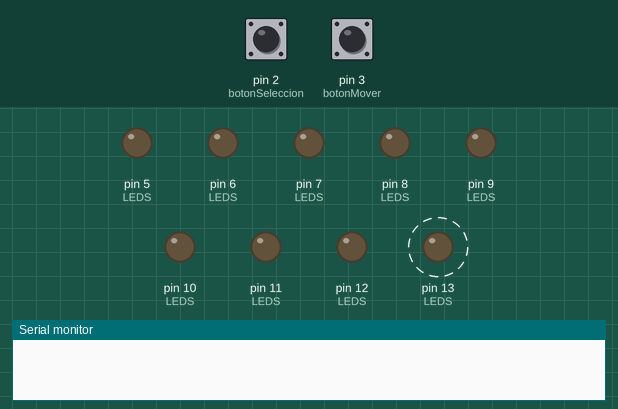
Recording of a sketch running on a simulated Arduino Uno, built with avr-gcc and run on an emulated ATmega328P. Shown: output pins drawn as LEDs (lit = HIGH), the last lines printed to the serial monitor. Dashed ring = blinking. The inputs (shaded band) are chosen by the test bench; at power-on: pin 2 (botonSeleccion) LOW, pin 3 (botonMover) LOW.

Above: at 0.9 s.
1.3 s: pin 2 (botonSeleccion) pulled HIGH for 3.2 s
At 3.2 s:
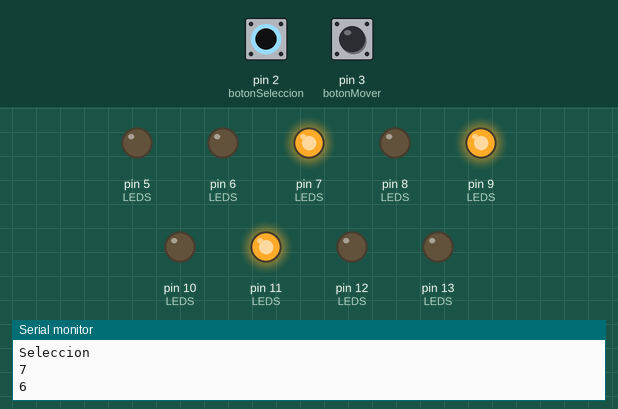
6.0 s: pin 3 (botonMover) pulled HIGH for 3.2 s
At 7.4 s:
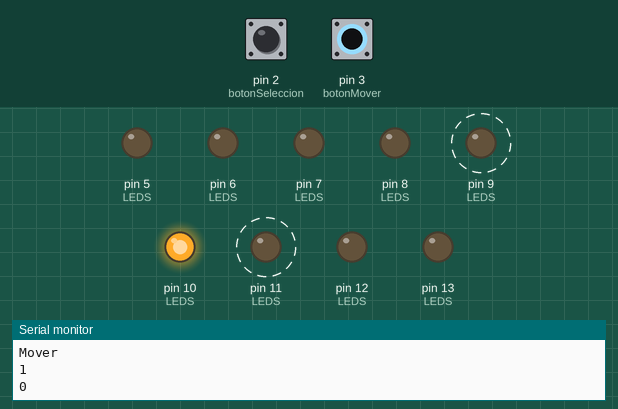
10.7 s: pin 2 (botonSeleccion) pulled HIGH for 0.25 s
At 11.4 s:
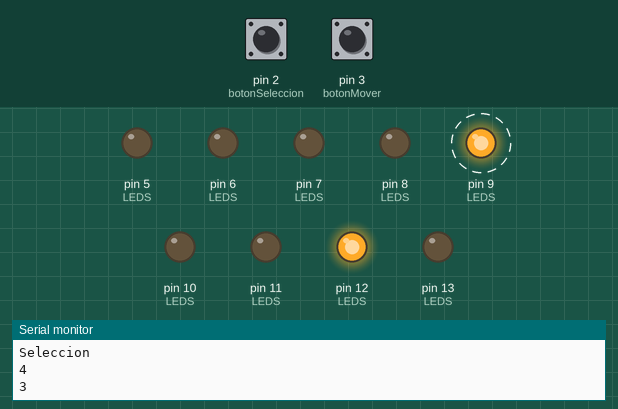
13.9 s: pin 3 (botonMover) pulled HIGH for 0.25 s
At 14.61 s:
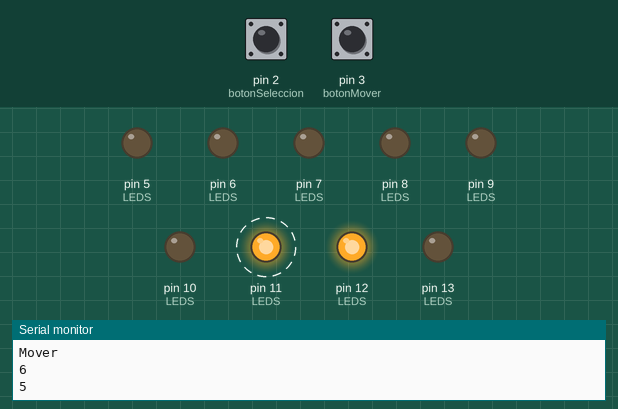
16.9 s: pin 2 (botonSeleccion) pulled HIGH for 1 s
At 18.21 s:
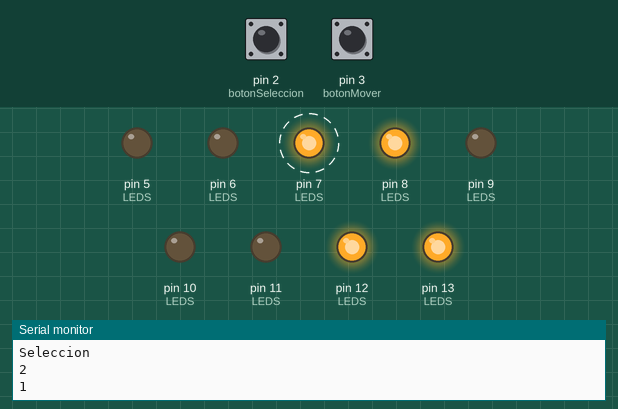
19.9 s: pin 3 (botonMover) pulled HIGH for 1 s
At 21.01 s:
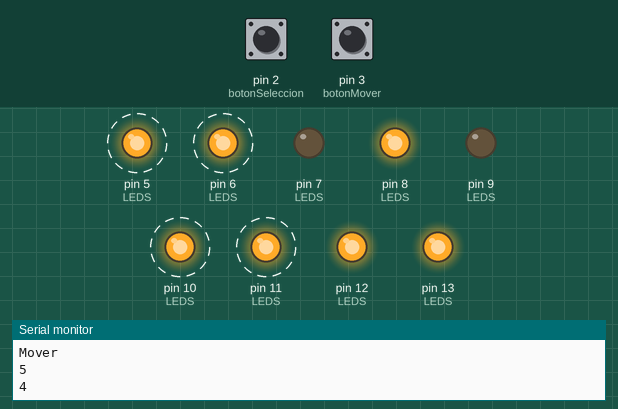
Timing chart, 0 to 24.2 s (numbered marks = the images above; inputs shaded):
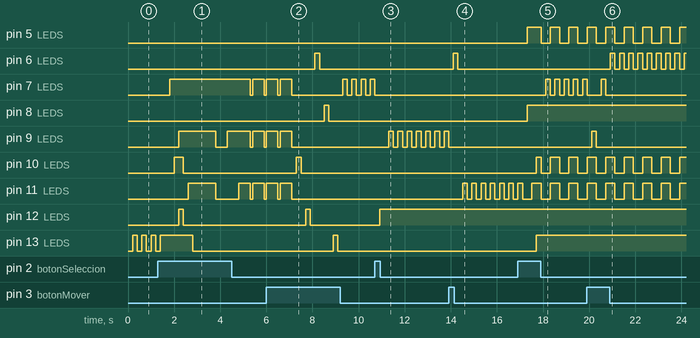

The sketch:

proyectoSisDigitales.ino
```cpp
//Definir variables
int posicionSeleccionada = 0;
int posicionPrevia = 0;

int jugador = 1;


int botonSeleccion = 2;
int valorBotonSeleccion = LOW;
int botonMover = 3;
int valorBotonMover = LOW;

//Temporizadores
// Para el jugador
unsigned long temporizadorJugador = 0;
// Para la seleccion
unsigned long temporizadorSeleccion = 0;

int cicloSeleccion = LOW;
int cicloJugador = LOW;

//Led 0 es la esquina superior izquierda
int L0 = 13;
int L1 = 10;
int L2 = 7;
int L3 = 12;
int L4 = 9;
int L5 = 6;
int L6 = 11;
int L7 = 8;
int L8 = 5;

//Arreglo de leds y de tablero
int LEDS [9] = {L0,L1,L2,L3,L4,L5,L6,L7,L8};
int tablero [9] = {0,0,0,0,0,0,0,0,0};

int obtenerPosicionLED (int posicion)
{
  return LEDS[posicion];
}
void cambiarEstadoLED (int posicion, int estado)
{
  digitalWrite(LEDS[posicion], estado);
}

int obtenerValorTablero (int posicion)
{
  return tablero[posicion];
}

void ponerValorTablero (int posicion, int valor)
{
  tablero[posicion] = valor;
}

void cambiarJugador ()
{
  if (jugador == 1) jugador = 2;
  else jugador = 1;
}

void encenderLEDS () {
  for(int led = 0; led <= 8; led++)
  {
    if (obtenerValorTablero(led) == 0)
    {
      digitalWrite(obtenerPosicionLED(led), LOW);
    }
    else if (obtenerValorTablero(led) == 1)
    {
      digitalWrite(obtenerPosicionLED(led), HIGH);
    }
    else if (obtenerValorTablero(led) == 2)
    {
      digitalWrite(obtenerPosicionLED(led), cicloJugador);
    }
    else if (obtenerValorTablero(led) == 3)
    {
      digitalWrite(obtenerPosicionLED(led), cicloSeleccion);
    }

  }
}

void reiniciar ()
{
  for(int i = 0; i <= 8; i++) {
    cambiarEstadoLED(i, LOW);
    ponerValorTablero(i,0);
  }
  jugador = 0;
  posicionSeleccionada = 0;
  posicionPrevia = 0;

}

//Anumacion de ganar
void animacion (int led1, int led2, int led3)
{
  int i;
  for(i = 0; i <= 8; i++) {
    cambiarEstadoLED(i, LOW);
  }
  digitalWrite(obtenerPosicionLED(led1), LOW);
  digitalWrite(obtenerPosicionLED(led2), LOW);
  digitalWrite(obtenerPosicionLED(led3), LOW);
  digitalWrite(obtenerPosicionLED(led1), HIGH);
  delay(500);
  digitalWrite(obtenerPosicionLED(led2), HIGH);
  delay(500);
  digitalWrite(obtenerPosicionLED(led3), HIGH);
  delay(500);
  for (i = 0; i < 3; i ++)
  {
    digitalWrite(obtenerPosicionLED(led1), LOW);
    digitalWrite(obtenerPosicionLED(led2), LOW);
    digitalWrite(obtenerPosicionLED(led3), LOW);
    delay(100);
    digitalWrite(obtenerPosicionLED(led1), HIGH);
    digitalWrite(obtenerPosicionLED(led2), HIGH);
    digitalWrite(obtenerPosicionLED(led3), HIGH);
    delay(500);
  }

}

void ganar (int led1, int led2, int led3) {
  cambiarJugador();
   for(int i = 0; i <= 8; i++) {
    ponerValorTablero(i, 0);
  }
  ponerValorTablero(led1, jugador);
  ponerValorTablero(led2, jugador);
  ponerValorTablero(led3, jugador);
  //Animacion de ganar
  encenderLEDS();
  delay(1000);
  animacion(led1,led2,led3);
  Serial.println("reiniciar");
  reiniciar();
}

void alguienGana ()
{
  for (int i = 0; i <= 2; i++)
  {
    //Horizontal
    if (obtenerValorTablero(3*i) == obtenerValorTablero(3*i+1) &&
        obtenerValorTablero(3*i) == obtenerValorTablero(3*i+2) &&
        obtenerValorTablero(3*i) != 0)
    {
       ganar(3 * i, 3 * (i+1), 3 * (i+2));
       break;
    }
    //Vertical
    else if (obtenerValorTablero(i) == obtenerValorTablero(i+3) &&
             obtenerValorTablero(i) == obtenerValorTablero(i+6) &&
             obtenerValorTablero(i) != 0)
    {
      ganar(i, i + 3, i + 6);
      break;
    }
  }
  //Diagonal esquina superior izquierda
  if (obtenerValorTablero(0) == obtenerValorTablero(4) &&
      obtenerValorTablero(0) == obtenerValorTablero(8) &&
      obtenerValorTablero(0) != 0)
  {
    ganar(0,4,8);
  }
  else if (obtenerValorTablero(2) == obtenerValorTablero(4) &&
           obtenerValorTablero(2) == obtenerValorTablero(6) &&
           obtenerValorTablero(2) != 0)
  {
     ganar(2,4,6);
  }

}

bool puedeCambiarPosicion ()
{
  for (int i = 0; i < 9; i ++)
  {
    if (obtenerValorTablero(i) == 0)
    {
      return true;
    }
  }
  return false;
}
int cambiarPosicion (int actual){
  int posicion = 0;
  for (int i = 1; i <= 9; i ++)
  {
    if (obtenerValorTablero((actual + i)%9) == 0 || obtenerValorTablero((actual + i)%9) == 3)
    {
      posicion = (actual + i)%9;
      break;
    }
  }
  //Quitar despues
  return posicion;
}


void setup()
{
  for(int led = 0; led < 9; led++) {
    pinMode(obtenerPosicionLED(led), OUTPUT);
  }
  pinMode(botonSeleccion, INPUT);
  pinMode(botonMover, INPUT);
  Serial.begin(9600);
}

void loop()
{
  if((unsigned long)(millis() - temporizadorSeleccion) >= 100) {
      cicloSeleccion = !cicloSeleccion;
      temporizadorSeleccion = millis();
    }
  if((unsigned long)(millis() - temporizadorJugador) >= 350) {
      cicloJugador = !cicloJugador;
      temporizadorJugador = millis();
  }
  encenderLEDS();
  valorBotonMover = digitalRead(botonMover);
  valorBotonSeleccion = digitalRead(botonSeleccion);
  delay(200);
  posicionPrevia = posicionSeleccionada;
  if (valorBotonMover == HIGH && puedeCambiarPosicion())
  {
    posicionSeleccionada = cambiarPosicion(posicionPrevia);
    Serial.println("Mover");
    Serial.println(posicionSeleccionada);
    Serial.println(posicionPrevia);
    ponerValorTablero(posicionSeleccionada, 3);
    ponerValorTablero(posicionPrevia, 0);
  }
  else if (valorBotonSeleccion == HIGH && puedeCambiarPosicion())
  {
    posicionSeleccionada = cambiarPosicion(posicionPrevia);
    Serial.println("Seleccion");
    Serial.println(posicionSeleccionada);
    Serial.println(posicionPrevia);
    ponerValorTablero(posicionPrevia, jugador);
    cambiarJugador();
  }
  if (obtenerValorTablero(posicionSeleccionada) == 0)
  {
    ponerValorTablero(posicionSeleccionada, 3);
  }
  alguienGana();
  if (!puedeCambiarPosicion())
  {
    reiniciar();
  }

}
```

Measured:
- after the input at 1.3 s, pin 7 (LEDS): LOW → HIGH after 0.50 s, → LOW 3.5 s later, → HIGH 0.10 s later, → LOW 0.50 s later; pin 9 (LEDS): goes HIGH 1.6 s, LOW 0.50 s, HIGH 1.0 s, LOW 0.10 s, HIGH 0.50 s, then LOW, starting after 0.90 s
- after the input at 6.0 s, pin 6 (LEDS): LOW → HIGH after 2.1 s, → LOW 0.20 s later; pin 8 (LEDS): LOW → HIGH after 2.5 s, → LOW 0.20 s later; pin 10 (LEDS): LOW → HIGH after 1.3 s, → LOW 0.20 s later; pin 12 (LEDS): LOW → HIGH after 1.7 s, → LOW 0.20 s later
- after the input at 10.7 s, pin 7 (LEDS): goes on until 10.7 s, then stays LOW; pin 9 (LEDS): alternates HIGH for 0.20 s and LOW for 0.20 s, starting after 0.61 s; pin 12 (LEDS): LOW → HIGH after 0.21 s
- after the input at 13.9 s, pin 6 (LEDS): LOW → HIGH after 0.21 s, → LOW 0.20 s later; pin 9 (LEDS): goes on until 13.9 s, then stays LOW; pin 11 (LEDS): alternates HIGH for 0.20 s and LOW for 0.20 s, starting after 0.61 s
- after the input at 16.9 s, pin 5 (LEDS): LOW → HIGH after 0.41 s, then repeats every 0.80 s: LOW 0.40 s, HIGH 0.40 s; pin 7 (LEDS): alternates HIGH for 0.20 s and LOW for 0.20 s, starting after 1.2 s
- after the input at 19.9 s, pin 6 (LEDS): alternates HIGH for 0.20 s and LOW for 0.20 s, starting after 1.0 s; pin 9 (LEDS): LOW → HIGH after 0.22 s, → LOW 0.20 s later
